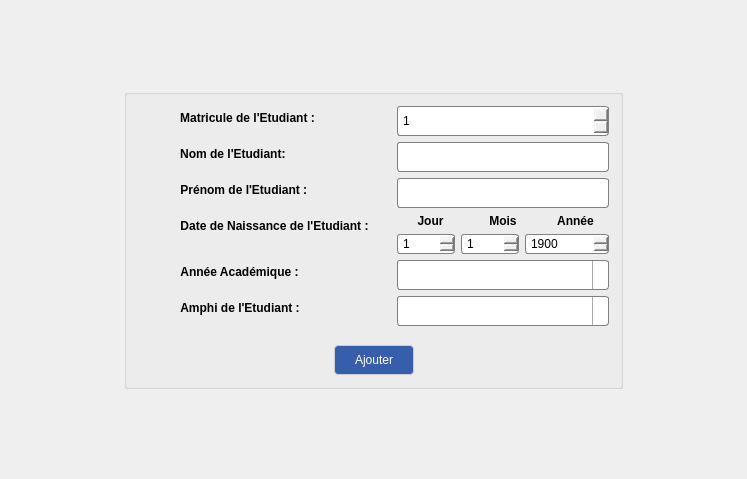
<?xml version="1.0" encoding="UTF-8"?>
<ui version="4.0">
 <class>FenetreAjouterEtudiant</class>
 <widget class="QWidget" name="FenetreAjouterEtudiant">
  <property name="geometry">
   <rect>
    <x>0</x>
    <y>0</y>
    <width>747</width>
    <height>479</height>
   </rect>
  </property>
  <property name="windowTitle">
   <string>FenetreAjouterEtudiant</string>
  </property>
  <property name="styleSheet">
   <string notr="true">QPushButton#boutonAjouterEtudiant{
	font: 75 14pt &quot;Tw Cen MT&quot;;
	border: 1px solid #ccc;
	border-radius: 4px;
	background-color: rgb(55, 94, 173);
	color: #fff;
}

QPushButton#boutonAjouterAmphi:hover {
	background-color: rgb(47, 80, 147);
}

QMessageBox { 
	font-size: 15px;
 }

QLabel {
	font: 75 10pt &quot;MS Shell Dlg 2&quot;;
	font-weight: bold;
	text-align: center;
}

QComboBox, QSpinBox, QLineEdit{
     border: 1px solid gray;
     border-radius: 3px;
     padding: 1px 18px 1px 3px;
     min-width: 6em;
 }
 
 QComboBox:!editable, QComboBox::drop-down:editable {
      background: qlineargradient(x1: 0, y1: 0, x2: 0, y2: 1,
                                  stop: 0 #E1E1E1, stop: 0.4 #DDDDDD,
                                  stop: 0.5 #D8D8D8, stop: 1.0 #D3D3D3);
 }

 QSpinBox:!editable {
     background: qlineargradient(x1: 0, y1: 0, x2: 0, y2: 1,
                                  stop: 0 #fff, stop: 0.4 #fff,
                                  stop: 0.5 #fff, stop: 1.0 #fff);
 }

QSpinBox:editable:on{
	background-color: #ffffff;
}

 QComboBox:!editable:on, QComboBox::drop-down:editable:on {
     background: qlineargradient(x1: 0, y1: 0, x2: 0, y2: 1,
                                 stop: 0 #D3D3D3, stop: 0.4 #D8D8D8,
                                 stop: 0.5 #DDDDDD, stop: 1.0 #E1E1E1);
 }
 
 QComboBox:on{
     padding-top: 3px;
     padding-left: 4px;
 }
 
 QComboBox::drop-down {
     subcontrol-origin: padding;
     subcontrol-position: top right;
     width: 15px;
 
     border-left-width: 1px;
     border-left-color: darkgray;
     border-left-style: solid;
     border-top-right-radius: 3px;
     border-bottom-right-radius: 3px;
 }

 QComboBox::down-arrow, QSpinBox::down-arrow{
     image: url(:/imgs/images/flecheBas.png);
	 width: 10px;
 }

QSpinBox::up-arrow{
	 image: url(:/imgs/images/flecheHaut.png);
	 width: 10px;
}

 QComboBox QAbstractItemView{
     border: 2px solid darkgray;
     selection-background-color: #394da7;
 }</string>
  </property>
  <layout class="QGridLayout" name="gridLayout_2">
   <item row="0" column="1" rowspan="2">
    <widget class="QGroupBox" name="groupBoxAjouterEtudiant">
     <property name="maximumSize">
      <size>
       <width>16777215</width>
       <height>300</height>
      </size>
     </property>
     <property name="title">
      <string/>
     </property>
     <layout class="QGridLayout" name="gridLayout">
      <item row="0" column="0">
       <layout class="QFormLayout" name="formLayout">
        <property name="horizontalSpacing">
         <number>28</number>
        </property>
        <property name="leftMargin">
         <number>42</number>
        </property>
        <item row="0" column="0">
         <widget class="QLabel" name="labelMatricule">
          <property name="text">
           <string>Matricule de l'Etudiant :</string>
          </property>
          <property name="alignment">
           <set>Qt::AlignCenter</set>
          </property>
         </widget>
        </item>
        <item row="0" column="1">
         <widget class="QSpinBox" name="spinBoxMatricule">
          <property name="minimumSize">
           <size>
            <width>101</width>
            <height>30</height>
           </size>
          </property>
          <property name="minimum">
           <number>1</number>
          </property>
          <property name="maximum">
           <number>999999999</number>
          </property>
         </widget>
        </item>
        <item row="1" column="0">
         <widget class="QLabel" name="labelNomEtudiant">
          <property name="text">
           <string>Nom de l'Etudiant: </string>
          </property>
          <property name="alignment">
           <set>Qt::AlignCenter</set>
          </property>
         </widget>
        </item>
        <item row="1" column="1">
         <widget class="QLineEdit" name="lineEditNomEtudiant">
          <property name="minimumSize">
           <size>
            <width>101</width>
            <height>30</height>
           </size>
          </property>
         </widget>
        </item>
        <item row="2" column="0">
         <widget class="QLabel" name="labelPrenomEtudiant">
          <property name="text">
           <string>Prénom de l'Etudiant : </string>
          </property>
          <property name="alignment">
           <set>Qt::AlignCenter</set>
          </property>
         </widget>
        </item>
        <item row="2" column="1">
         <widget class="QLineEdit" name="lineEditPrenomEtudiant">
          <property name="minimumSize">
           <size>
            <width>101</width>
            <height>30</height>
           </size>
          </property>
         </widget>
        </item>
        <item row="3" column="0">
         <widget class="QLabel" name="labelDateNaissance">
          <property name="text">
           <string>Date de Naissance de l'Etudiant :</string>
          </property>
          <property name="alignment">
           <set>Qt::AlignCenter</set>
          </property>
         </widget>
        </item>
        <item row="3" column="1">
         <layout class="QVBoxLayout" name="verticalLayout">
          <item>
           <layout class="QHBoxLayout" name="horizontalLayout_2">
            <item>
             <widget class="QLabel" name="labelJour">
              <property name="text">
               <string>Jour</string>
              </property>
              <property name="alignment">
               <set>Qt::AlignCenter</set>
              </property>
             </widget>
            </item>
            <item>
             <widget class="QLabel" name="labelMois">
              <property name="text">
               <string>Mois</string>
              </property>
              <property name="alignment">
               <set>Qt::AlignCenter</set>
              </property>
             </widget>
            </item>
            <item>
             <widget class="QLabel" name="labelAnnee">
              <property name="text">
               <string>Année</string>
              </property>
              <property name="alignment">
               <set>Qt::AlignCenter</set>
              </property>
             </widget>
            </item>
           </layout>
          </item>
          <item>
           <layout class="QHBoxLayout" name="horizontalLayout">
            <item>
             <widget class="QSpinBox" name="spinBoxJour">
              <property name="minimum">
               <number>1</number>
              </property>
              <property name="maximum">
               <number>31</number>
              </property>
             </widget>
            </item>
            <item>
             <widget class="QSpinBox" name="spinBoxMois">
              <property name="minimum">
               <number>1</number>
              </property>
              <property name="maximum">
               <number>12</number>
              </property>
             </widget>
            </item>
            <item>
             <widget class="QSpinBox" name="spinBoxAnnee">
              <property name="minimum">
               <number>1900</number>
              </property>
              <property name="maximum">
               <number>999999999</number>
              </property>
             </widget>
            </item>
           </layout>
          </item>
         </layout>
        </item>
        <item row="4" column="0">
         <widget class="QLabel" name="labelAnneeAcademique">
          <property name="text">
           <string>Année Académique :</string>
          </property>
          <property name="alignment">
           <set>Qt::AlignCenter</set>
          </property>
         </widget>
        </item>
        <item row="5" column="0">
         <widget class="QLabel" name="labelAmphi">
          <property name="text">
           <string>Amphi de l'Etudiant :</string>
          </property>
          <property name="alignment">
           <set>Qt::AlignCenter</set>
          </property>
         </widget>
        </item>
        <item row="4" column="1">
         <widget class="QComboBox" name="comboBoxAnneeAcademique">
          <property name="minimumSize">
           <size>
            <width>101</width>
            <height>30</height>
           </size>
          </property>
          <property name="maximumSize">
           <size>
            <width>16777215</width>
            <height>30</height>
           </size>
          </property>
          <property name="editable">
           <bool>true</bool>
          </property>
          <property name="insertPolicy">
           <enum>QComboBox::InsertAlphabetically</enum>
          </property>
         </widget>
        </item>
        <item row="5" column="1">
         <widget class="QComboBox" name="comboBoxAmphi">
          <property name="minimumSize">
           <size>
            <width>101</width>
            <height>30</height>
           </size>
          </property>
          <property name="editable">
           <bool>true</bool>
          </property>
         </widget>
        </item>
       </layout>
      </item>
      <item row="1" column="0">
       <spacer name="verticalSpacer">
        <property name="orientation">
         <enum>Qt::Vertical</enum>
        </property>
        <property name="sizeType">
         <enum>QSizePolicy::Maximum</enum>
        </property>
        <property name="sizeHint" stdset="0">
         <size>
          <width>20</width>
          <height>3</height>
         </size>
        </property>
       </spacer>
      </item>
      <item row="2" column="0">
       <layout class="QHBoxLayout" name="horizontalLayout_3">
        <item>
         <spacer name="horizontalSpacer_3">
          <property name="orientation">
           <enum>Qt::Horizontal</enum>
          </property>
          <property name="sizeHint" stdset="0">
           <size>
            <width>40</width>
            <height>20</height>
           </size>
          </property>
         </spacer>
        </item>
        <item>
         <widget class="QPushButton" name="boutonAjouterEtudiant">
          <property name="minimumSize">
           <size>
            <width>80</width>
            <height>30</height>
           </size>
          </property>
          <property name="text">
           <string>Ajouter</string>
          </property>
         </widget>
        </item>
        <item>
         <spacer name="horizontalSpacer_4">
          <property name="orientation">
           <enum>Qt::Horizontal</enum>
          </property>
          <property name="sizeHint" stdset="0">
           <size>
            <width>40</width>
            <height>20</height>
           </size>
          </property>
         </spacer>
        </item>
       </layout>
      </item>
     </layout>
    </widget>
   </item>
   <item row="0" column="0">
    <spacer name="horizontalSpacer_2">
     <property name="orientation">
      <enum>Qt::Horizontal</enum>
     </property>
     <property name="sizeType">
      <enum>QSizePolicy::MinimumExpanding</enum>
     </property>
     <property name="sizeHint" stdset="0">
      <size>
       <width>47</width>
       <height>20</height>
      </size>
     </property>
    </spacer>
   </item>
   <item row="0" column="2">
    <spacer name="horizontalSpacer">
     <property name="orientation">
      <enum>Qt::Horizontal</enum>
     </property>
     <property name="sizeType">
      <enum>QSizePolicy::MinimumExpanding</enum>
     </property>
     <property name="sizeHint" stdset="0">
      <size>
       <width>47</width>
       <height>20</height>
      </size>
     </property>
    </spacer>
   </item>
  </layout>
 </widget>
 <layoutdefault spacing="6" margin="11"/>
 <resources/>
 <connections/>
</ui>
